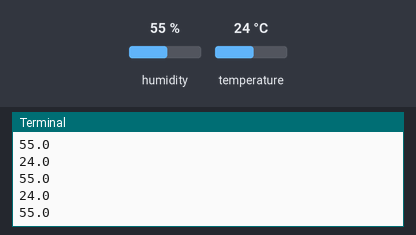
This program was run on a simulated Raspberry Pi (BCM pin numbers). On the bench: the last lines printed to the terminal. The inputs (shaded band) are chosen by the test bench; at power-on: temperature 24 °C, humidity 55 %. The clock reads 2024-03-15 10:24:30 at power-on unless the program sets it; files the program writes start out absent; no MQTT or app messages arrive unless stated; sending an e-mail succeeds after 1 s.

Above: at 25.0 s.
25.1 s: temperature set to 25 °C
At 33.2 s:
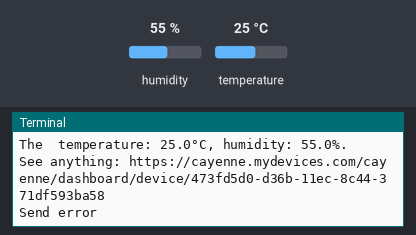
33.8 s: temperature set to 28 °C
At 39.5 s:
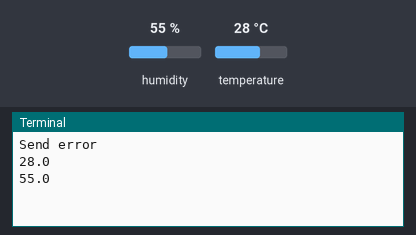
Timing chart, 0 to 41.0 s (numbered marks = the images above; inputs shaded):
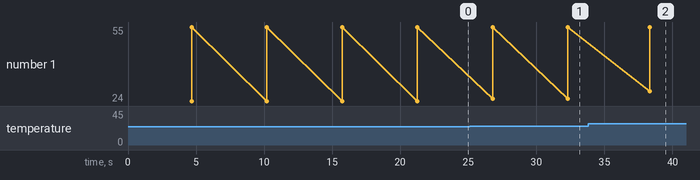

Measured:
- the behaviour switches between 26 and 27 °C on temperature (found by bisection; images 1 and 2)
- after the input at 25.1 s, the terminal: prints a new line after 1.7 s (image 1)
- after the input at 33.8 s, the terminal: prints a new line after 4.5 s (image 2)

The program:

main002.py
```python
import paho.mqtt.client as mqtt
import time
import sys
import Adafruit_DHT
import csv
import datetime

import os
import smtplib
from email.message import EmailMessage

from email.mime.multipart import MIMEMultipart
from email.mime.text import MIMEText
import time


username = "8e1fab50-cda9-11ec-8da3-474359af83d7"

password = "3c7bb0509b202f0ed8d9b1d8fa51353e5fcc0ea5"

clientid = "473fd5d0-d36b-11ec-8c44-371df593ba58"


mqttc = mqtt.Client(client_id=clientid)
mqttc.username_pw_set(username, password=password)
mqttc.connect("mqtt.mydevices.com", port=1883, keepalive=60)
mqttc.loop_start()


topic_dht11_temp = "v1/" + username + "/things/" + clientid + "/data/1"

topic_dht11_humidity = "v1/" + username + "/things/" + clientid + "/data/2"

i = 1
while True:

    try:
        if i % 5 == 0:
            f=open("data.csv","a")
            humidity11, temp11 = Adafruit_DHT.read_retry(11,17)
            if temp11 is not None:
                temp11 = str(temp11)
                print(temp11)
                mqttc.publish(topic_dht11_temp, payload=temp11, retain=True)

            if humidity11 is not None:

                humidity11 =str(humidity11)
                print(humidity11)

                mqttc.publish(topic_dht11_humidity, payload=humidity11, retain=True)

            now=datetime.datetime.now()
            #f.write(temp11+humidity11)
            #writer=csv.writer(file)
            f.write(now.strftime("%d/%m/%Y, %H:%M:%S")+","+temp11+"°C"+","+humidity11+"%"+"\n")

        if i % 30 == 0:
            #The mail addresses and password
            sender_address = 'nguyenle09871@gmail.com'
            sender_pass = 'Hunghoang871212'
            receiver_address = 'hunghoang87121@gmail.com'

            #Setup the MIME
            message = MIMEMultipart()
            message['From'] = sender_address
            message['To'] = receiver_address
            message['Subject'] = 'WARNING TEMPERATURE AND HUMIDITY'
            #The body and the attachments for the mail


            mail_content1 = f"The  temperature: {temp11}°C, humidity: {humidity11}%."
            mail_content2 = "See anything: https://cayenne.mydevices.com/cayenne/dashboard/device/473fd5d0-d36b-11ec-8c44-371df593ba58"

            mail_content = mail_content1 + "\n" + mail_content2
            print(mail_content)

            message.attach(MIMEText(mail_content, 'plain'))
            session = smtplib.SMTP('smtp.gmail.com', 587)
            session.starttls()
            session.login(sender_address, sender_pass)
            text = message.as_string()

            if float(temp11) > 26:
                session.sendmail(sender_address, receiver_address, text)
                session.quit()

                print('Send successful')
            else:
                print("Send error")

        i = i + 1
        time.sleep(1)


    except (EOFError, SystemExit, KeyboardInterrupt):
        mqttc.disconnect()
        sys.exit()
```
